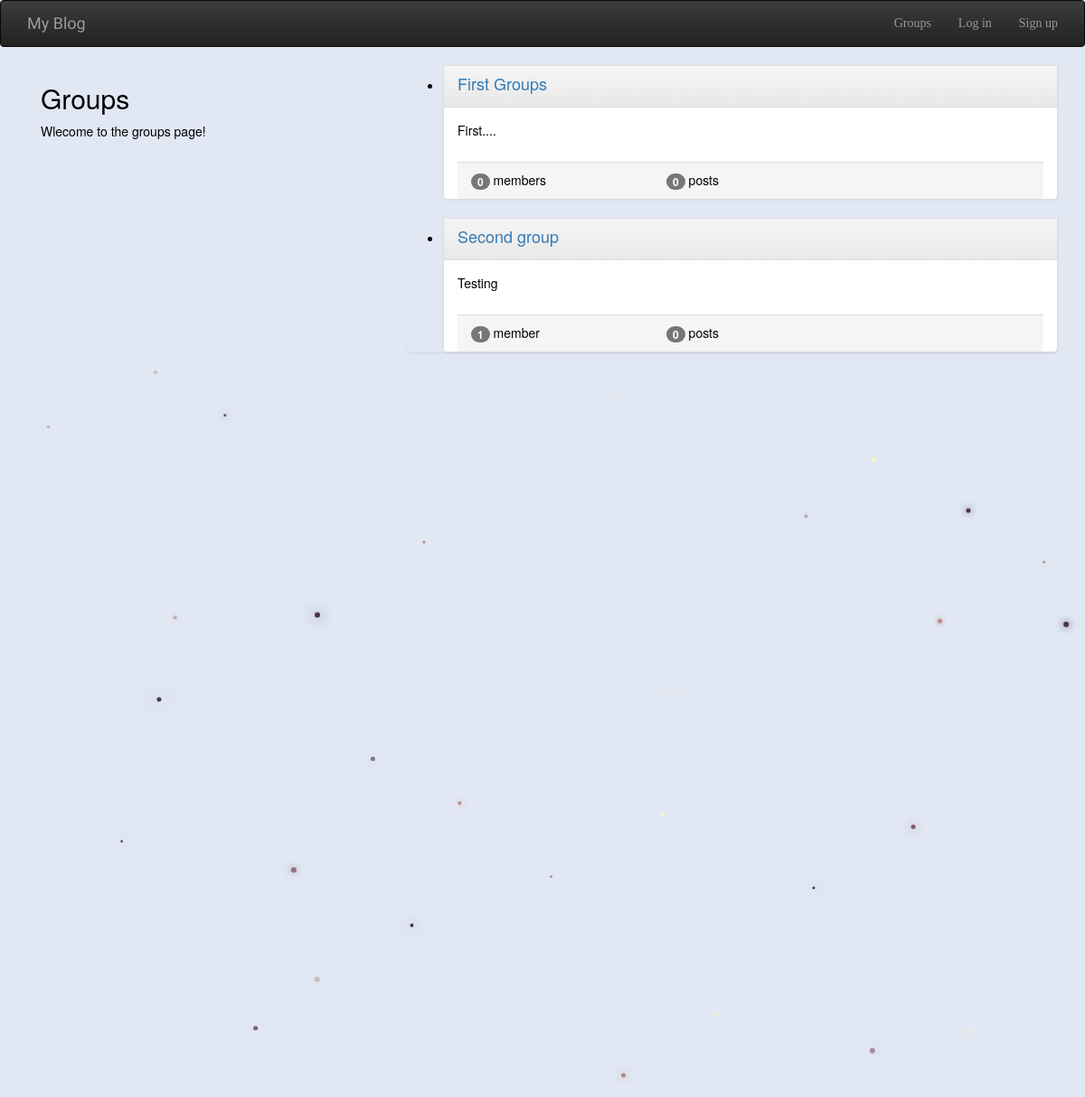
The app's page /groups/, older data.
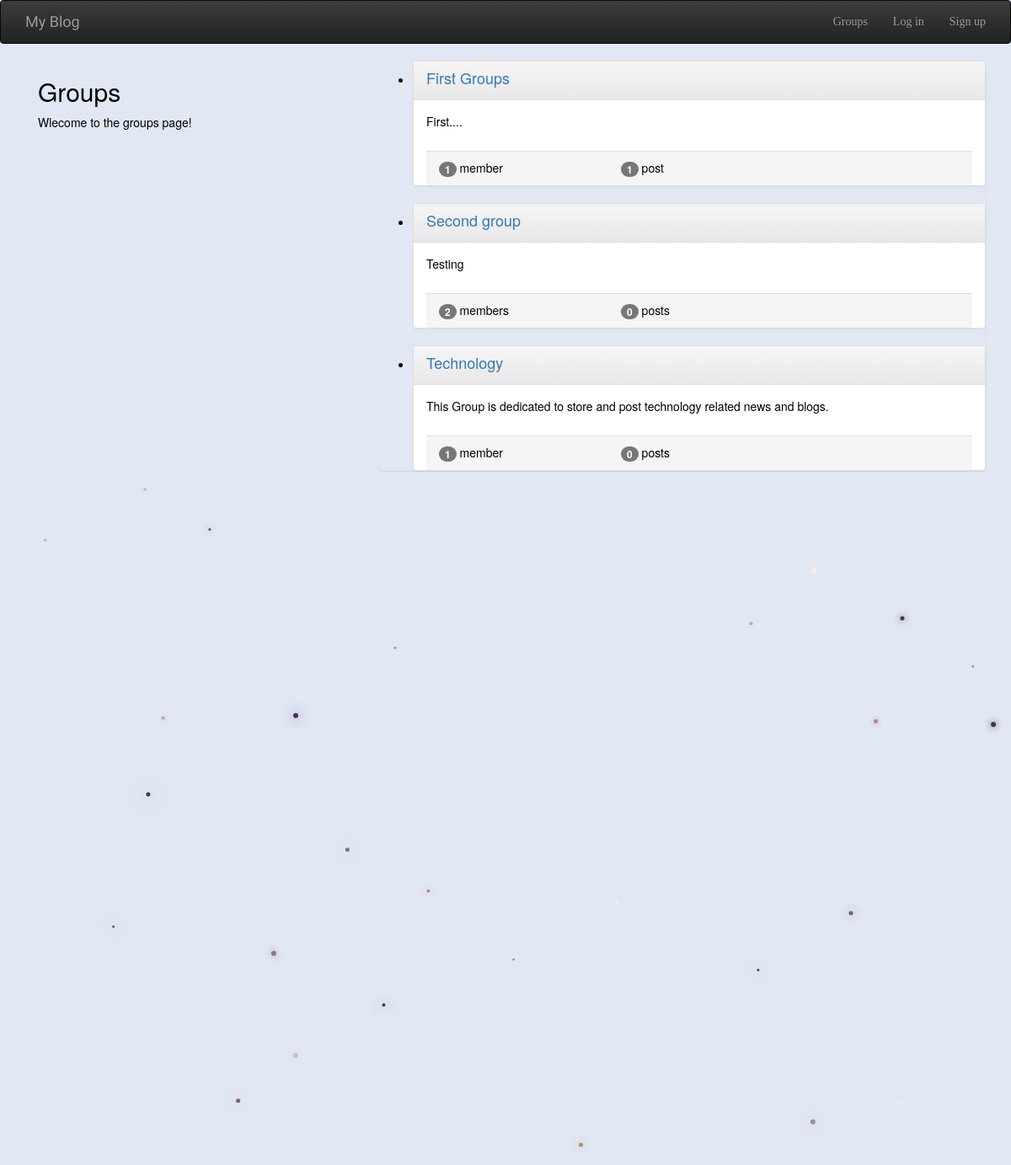
The same page, newer data.
### groups/models.py (models this page shows, shortened)
class Group(models.Model):
    name = models.CharField(max_length=255, unique = True)
    slug = models.SlugField(allow_unicode = True, unique = True)
    description = models.TextField(blank = True, default='')
    description_html = models.TextField(editable=False, default='', blank=True)
    members = models.ManyToManyField(User, through= 'GroupMember')
    class Meta:
        ordering = ['name']

### groups/views.py (the view)
class ListGroups(generic.ListView):
    model = Group

### groups/templates/groups/group_list.html (shortened to what this page needs)
{% extends 'groups/group_base.html' %}
{% block pregroup %}
<div class="col-md-4">
    <div class="content">
        <h2>Groups</h2>
        <p>Wlecome to the groups page!</p>
    </div>
</div>
{% endblock pregroup %}
{% block group_content %}
<div class="col-md-8">
    <div class="container-fluid">
    <div class="list-group">
        <ul>
        {% for group in object_list %}
        <li>
        <div class='panel panel-default'>
            <div class="panel-heading">
        <a href="{% url 'groups:single' slug=group.slug %}"><h4 class="title list-group-item-heading" >{{group.name}}</h4> </a>
    </div>
        <div class="panel-body">
            {{group.description_html|safe}}
        </div>
        <div class="list-group-item-text container-fluid">
            <div class="panel-footer">
            <div class="row">
                <div class="col-md-4">
                    <span class="badge">{{group.members.count}}</span>
                    member{{group.members.count|pluralize}}
                </div>
                <div class="col-md-4">
                    <span class="badge" >{{group.posts.count}}</span>
                    post{{group.posts.count|pluralize}}
                </div>
            </div>
        </div>
        </div>
    </div>
    </li>
        {% endfor %}
</ul>
    </div>
    </div>
</div>
{% endblock group_content %}

Row changes from the older to the newer data that the page shows:
computed for Group "First Groups": members.count "0" → "1"; posts.count "0" → "1"
computed for Group "Second group": members.count "1" → "2"
added Group: name "Technology", description_html "This Group is dedicated to store and post technology related news and blogs.", members.count "1", posts.count "0"
